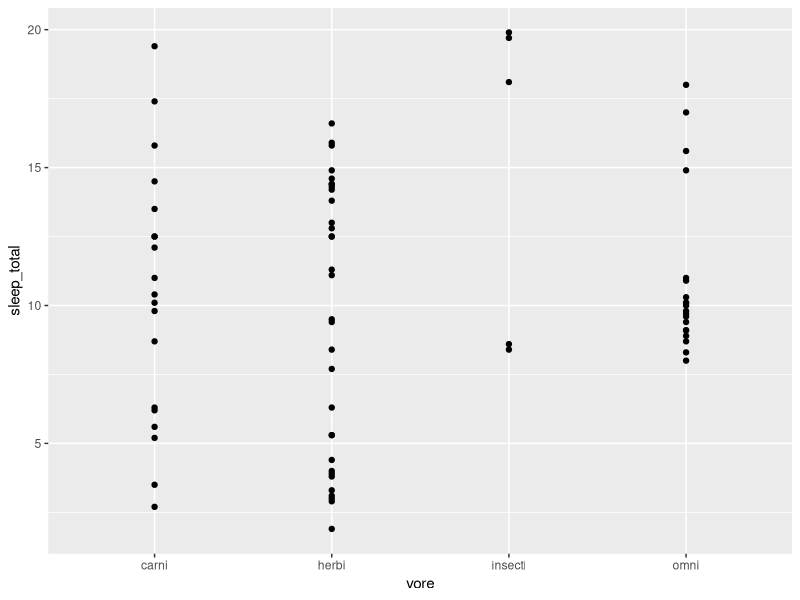
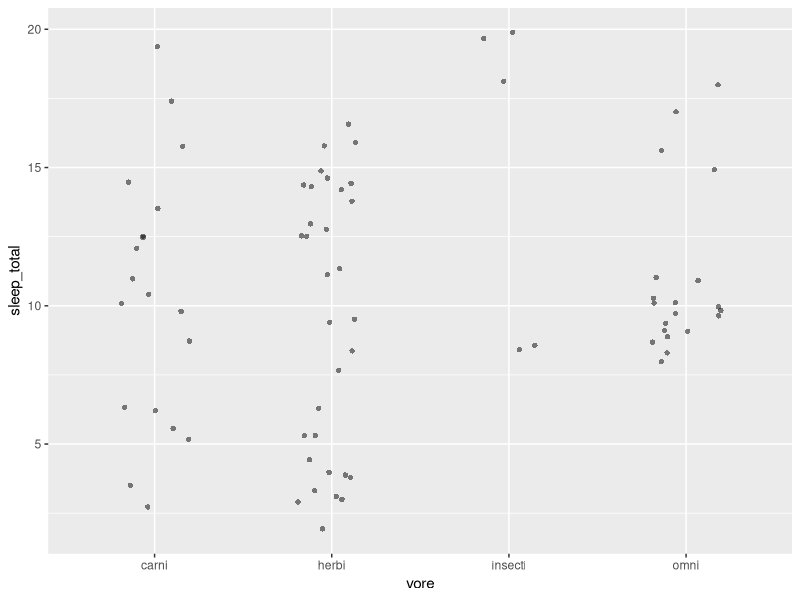
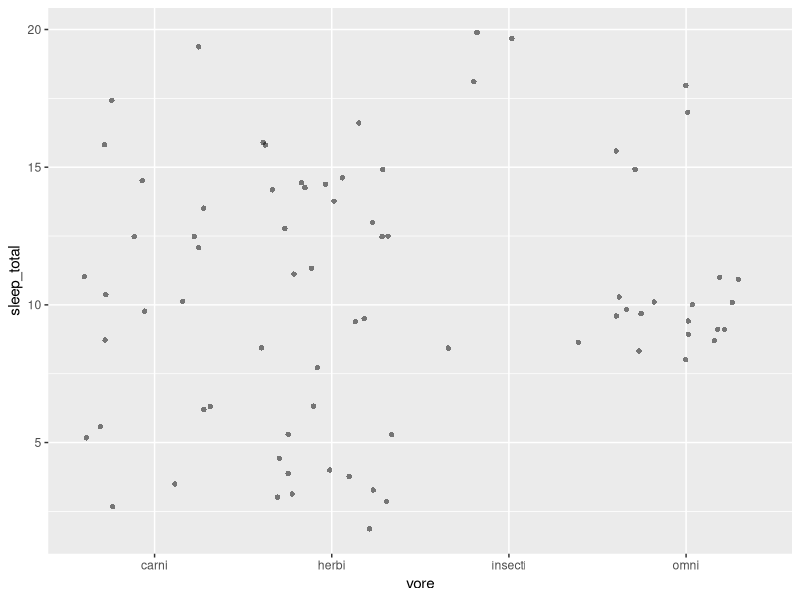

R code for these plots, in order:
# Data Viz coding challenge, 
# DSI-2022-01

# Load packages
library(tidyverse)

# The mammals dataset
msleep %>% 
  select(vore, sleep_total) %>% 
  na.omit() -> msleep_total

# basic plot:
ggplot(msleep_total, aes(vore, sleep_total)) +
  geom_point()

# jittering (width 0 = no jittering, 1 = max)
ggplot(msleep_total, aes(vore, sleep_total)) +
  geom_jitter(width = 0.2, alpha = 0.5, shape = 16)

# too little control on jittering width
ggplot(msleep_total, aes(vore, sleep_total)) +
  geom_point(position = "jitter", alpha = 0.5, shape = 16)
